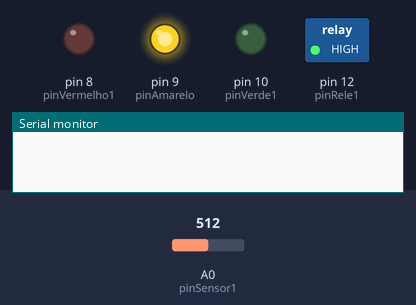
The sketch below on a simulated Arduino Uno, built with avr-gcc and run on an emulated ATmega328P. Parts: switched loads named in the sketch (green lamp = pin HIGH), output pins drawn as LEDs (lit = HIGH), the last lines printed to the serial monitor. Inputs (shaded band) come from the test bench; at power-on: A0 (pinSensor1) = 512. The local clock reads 2024-03-15 10:24:30 at power-on unless the sketch sets it.

Above: at 7.5 s.
At 24.0 s:
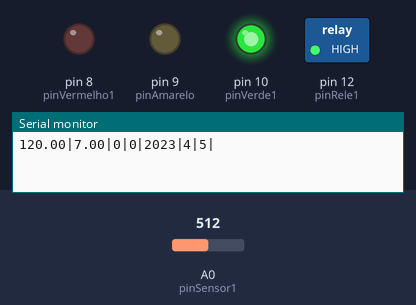
At 40.5 s:
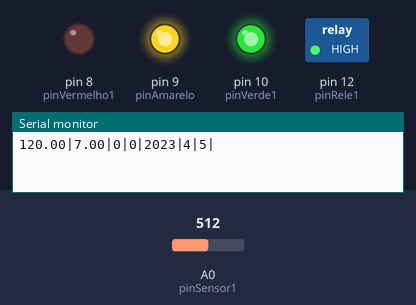
Timing chart, 0 to 44.0 s (numbered marks = the images above):
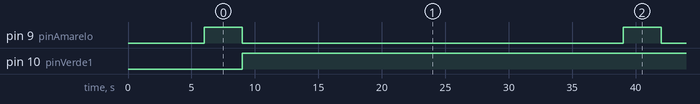

Measured:
- by itself, pin 9 (pinAmarelo): alternates HIGH for 3.0 s and LOW for 30.0 s
- by itself, pin 10 (pinVerde1): LOW → HIGH at 9.0 s

The sketch:

AAutomatizada_Irrigacao_fuzzy_final.ino
```cpp
//************************************** BIBLIOTECAS ************************************************
#include "stdio.h"
#include "DS1302.h"
#include <Fuzzy.h>
//************************************* PARAMETROS DO PROJETO ***************************************
const int ClkPino = 5; // Pino Clk
const int DatPino = 6; // Pino Dat para relogio
const int RstPino = 7; // Pino Rst
DS1302 rtc(RstPino, DatPino, ClkPino); //objeto dispositivo hora

#define pinSensor1 A0 // sensor da terra

#define pinRele1 12  //Porta relé
#define nivelRele LOW

#define pinVermelho1 8
#define pinVerde1 10
#define pinAmarelo 9

int leituraSensor;
int leituraSensor1;
int leituraAnterior1;

String sinais; //para enviar os sinais

//----------------------------------ASSINATURA FUNCOES
int getHour();
char* getTime();


int umidadeSensor(int pinSensor);
Fuzzy *fuzzy = new Fuzzy();//--------Instanciação dos objetos fuzzy

//umidadde - variaveis de entrada
FuzzySet *baixa = new FuzzySet(0, 20, 30, 40);
FuzzySet *media = new FuzzySet(30, 40, 40, 50);
FuzzySet *alta = new FuzzySet(40, 55, 60, 70);

//hora - variaveis de entrada
FuzzySet *manha = new FuzzySet(0, 7, 8, 10);
FuzzySet *tarde = new FuzzySet(9, 12, 15, 18);
FuzzySet *noite = new FuzzySet(17, 19, 20, 24);

//BOMBA - variaveis de saida
FuzzySet *acionar = new FuzzySet(0, 1, 1, 1);
FuzzySet *desligar = new FuzzySet(-1, 0, 0, 1);
FuzzySet *adiar = new FuzzySet(-1, 0, 0, 0);

//************************************** CODIGO DE CONFIGURACAO ***************************************
void setup() {
  Serial.begin(9600);
  delay(6000);            // Aguarda o sensor armar
  //dht.begin();            // Inicializa o sensor

   //Definir a hora para seta-la no chip -> APENAS UMA VEZ
   Time dataT(2023, 04, 05, 07, 12, 05, Time::kMonday);
   rtc.time(dataT);

   pinMode(pinSensor1, INPUT); //sensor
   pinMode(pinRele1, OUTPUT); //rele
   digitalWrite(pinRele1, !nivelRele);

   pinMode(pinVermelho1, OUTPUT); //led vermelho
   pinMode(pinVerde1, OUTPUT); //led verde
   pinMode(pinAmarelo, OUTPUT); //led amarelo

  FuzzyInput *umidade = new FuzzyInput(1);
  umidade->addFuzzySet(baixa);
  umidade->addFuzzySet(media);
  umidade->addFuzzySet(alta);
  fuzzy->addFuzzyInput(umidade);

  FuzzyInput *hora = new FuzzyInput(2);
  hora->addFuzzySet(manha);
  hora->addFuzzySet(tarde);
  hora->addFuzzySet(noite);
  fuzzy->addFuzzyInput(hora);

  FuzzyOutput *bomba = new FuzzyOutput(1);
  bomba->addFuzzySet(acionar);
  bomba->addFuzzySet(desligar);
  bomba->addFuzzySet(adiar);
  fuzzy->addFuzzyOutput(bomba);

//construindo a regra difusa BAIXA
  FuzzyRuleAntecedent *umidadeBaixaAndhoraManha = new FuzzyRuleAntecedent();
  umidadeBaixaAndhoraManha->joinWithAND(baixa, manha);

  FuzzyRuleAntecedent *umidadeBaixaAndhoraTarde = new FuzzyRuleAntecedent();
  umidadeBaixaAndhoraTarde->joinWithAND(baixa, tarde);

  FuzzyRuleAntecedent *umidadeBaixaAndhoranoite = new FuzzyRuleAntecedent();
  umidadeBaixaAndhoranoite->joinWithAND(baixa, noite);

//construindo a regra difusa MEDIA
  FuzzyRuleAntecedent *umidadeMediaAndhoraManha = new FuzzyRuleAntecedent();
  umidadeMediaAndhoraManha->joinWithAND(media, manha);

  FuzzyRuleAntecedent *umidadeMediaAndhoraTarde = new FuzzyRuleAntecedent();
  umidadeMediaAndhoraTarde->joinWithAND(media, tarde);

  FuzzyRuleAntecedent *umidadeMediaAndhoranoite = new FuzzyRuleAntecedent();
  umidadeMediaAndhoranoite->joinWithAND(media, noite);

//construindo a regra difusa ALTA
  FuzzyRuleAntecedent *umidadeAltaAndhoraManha = new FuzzyRuleAntecedent();
  umidadeAltaAndhoraManha->joinWithAND(alta, manha);

  FuzzyRuleAntecedent *umidadeAltaAndhoraTarde = new FuzzyRuleAntecedent();
  umidadeAltaAndhoraTarde->joinWithAND(alta, tarde);

  FuzzyRuleAntecedent *umidadeAltaAndhoranoite = new FuzzyRuleAntecedent();
  umidadeAltaAndhoranoite->joinWithAND(alta, noite);

//construindo a regra difusa BOMBA ATIVAR
  FuzzyRuleConsequent *thenBombaAcionar = new FuzzyRuleConsequent();
  thenBombaAcionar->addOutput(acionar);

//construindo a regra difusa BOMBA NAO ATIVAR
  FuzzyRuleConsequent *thenBombadesligar = new FuzzyRuleConsequent();
  thenBombadesligar->addOutput(desligar);

//construindo a regra difusa BOMBA ADIAR
  FuzzyRuleConsequent *thenBombaadiar = new FuzzyRuleConsequent();
  thenBombaadiar->addOutput(adiar);

// REGRAS BAIXA
  FuzzyRule *fuzzyRule1 = new FuzzyRule(1, umidadeBaixaAndhoraManha, thenBombaAcionar);
  fuzzy->addFuzzyRule(fuzzyRule1);

  FuzzyRule *fuzzyRule2 = new FuzzyRule(2, umidadeBaixaAndhoraTarde, thenBombaadiar);
  fuzzy->addFuzzyRule(fuzzyRule2);

  FuzzyRule *fuzzyRule3 = new FuzzyRule(3, umidadeBaixaAndhoranoite, thenBombaAcionar);
  fuzzy->addFuzzyRule(fuzzyRule3);

// REGRAS MEDIA
  FuzzyRule *fuzzyRule4 = new FuzzyRule(4, umidadeMediaAndhoraManha, thenBombaAcionar);
  fuzzy->addFuzzyRule(fuzzyRule4);

  FuzzyRule *fuzzyRule5 = new FuzzyRule(5, umidadeMediaAndhoraTarde, thenBombaadiar);
  fuzzy->addFuzzyRule(fuzzyRule5);

  FuzzyRule *fuzzyRule6 = new FuzzyRule(6, umidadeMediaAndhoranoite, thenBombaAcionar);
  fuzzy->addFuzzyRule(fuzzyRule6);

// REGRAS ALTA
  FuzzyRule *fuzzyRule7 = new FuzzyRule(7, umidadeAltaAndhoraManha, thenBombadesligar);
  fuzzy->addFuzzyRule(fuzzyRule7);

  FuzzyRule *fuzzyRule8 = new FuzzyRule(8, umidadeAltaAndhoraTarde, thenBombadesligar);
  fuzzy->addFuzzyRule(fuzzyRule8);

  FuzzyRule *fuzzyRule9 = new FuzzyRule(9, umidadeAltaAndhoranoite, thenBombadesligar);
  fuzzy->addFuzzyRule(fuzzyRule9);
}

//************************************** CODIGO PRINCIPAL ********************************************
void loop() {
  Time dataT = dataT;
  int input1 = umidadeSensor(pinSensor1);
  int input2 = getHour();
  float t = input1;  // Leitura da umidade
  float h = input2; // Leitura da hora
  int a, i; // resultado e acao

  if (isnan(h) || isnan(t)) { // Verificar por erros
    Serial.println("ERRO VARIAVEIS");
    return;
  }

  fuzzy->setInput(1, input1);
  fuzzy->setInput(2, input2);
  fuzzy->fuzzify();

  int saida = fuzzy->defuzzify(1);
  //("\n Result: ");
  if(saida == 1){
    a = 1;
    i = 1;
    //("\t UMIDADE BAIXA OU MEDIA - HORA IDEAL -> IRRIGAR ");
    //("\t ACIONAR \n\n");
    digitalWrite(pinVermelho1, HIGH); //vermelho liga
    digitalWrite(pinVerde1, LOW); //verde desliga
    digitalWrite(pinRele1, nivelRele); //relé ativa
    delay(20000);
    digitalWrite(pinRele1, !nivelRele); //relé desativa
  }
  else if(saida == -1){
    a = 2;
    i = 2;
    //("\t UMIDADE BAIXA OU MEDIA - HORA NAO IDEAL -> ADIAR ");
    //("\t ADIAR \n\n");
    digitalWrite(pinVermelho1, LOW); //vermelho desliga
    digitalWrite(pinVerde1, LOW); //verde desliga
    for(int i=0; i<=4; i++){
      digitalWrite(pinAmarelo, HIGH); //amarelo pisca
      delay(100);
      digitalWrite(pinAmarelo, LOW); //amarelo pisca
    }
  }
  else{
    a = 0;
    i = 0;
    //(" UMIDADE ALTA OU HORA NAO IDEAL -> NAO IRRIGAR ");
    //("\t NAO ACIONAR \n\n");
    digitalWrite(pinVermelho1, LOW); //vermelho desliga
    digitalWrite(pinVerde1, HIGH); //verde liga
  }
  //envia os sinais do sensor para o BD
  Time dataTime = rtc.time(); //hora
  sinais = String(t) + "|" +
           String(h) + "|" +
           String(a) + "|" +
           String(i) + "|" +
           String(dataTime.yr) + "|" +
           String(dataTime.mon) + "|" +
           String(dataTime.date) + "|";
  Serial.println(sinais);

  delay(30000);
}

//************************************** FUNCOES *********************************************************

int getHour() {  //hora
  Time dataT = rtc.time();

  return (dataT.hr);
}

char* getTime() {  //data
  Time dataT = rtc.time();
  char buf[70];

    //snprintf(buf, sizeof(buf), "%04d-%02d-%02d %02d:%02d:%02d",
    //dataT.yr, dataT.mon, dataT.date, dataT.hr, dataT.min, dataT.sec);
    snprintf(buf, sizeof(buf), "%04d|%02d|%02d",
    dataT.yr, dataT.mon, dataT.day);

    //Serial.print("\t LEITURA DATA/HORA: ");
    //Serial.println(buf);
    return (dataT.hr);

}//--------------------------------FIM

int umidadeSensor(int pinSensor){ //LEITURA SENSOR

  digitalWrite(pinAmarelo, HIGH);
  int leituraSensor = analogRead(A0);
  int porcento = map(leituraSensor, 600, 1023, 100, 0);  //da faixa original de 0 a 1023 para a faixa desejada de 0 a 100.

  //Serial.print("\t LEITURA SENSOR: ");
  //Serial.print(porcento);
  //Serial.println("%");

  delay(3000);
  digitalWrite(pinAmarelo, LOW); //amarelo desliga

  return porcento;

} //--------------------------------  FIM
```
